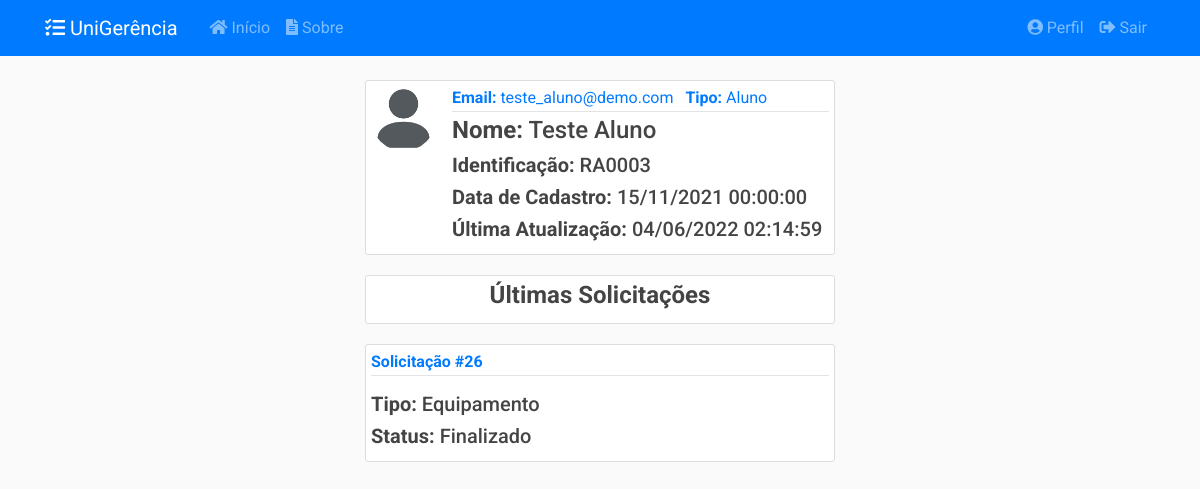
The page /usuarios/3 (signed in) on the database as committed earlier.
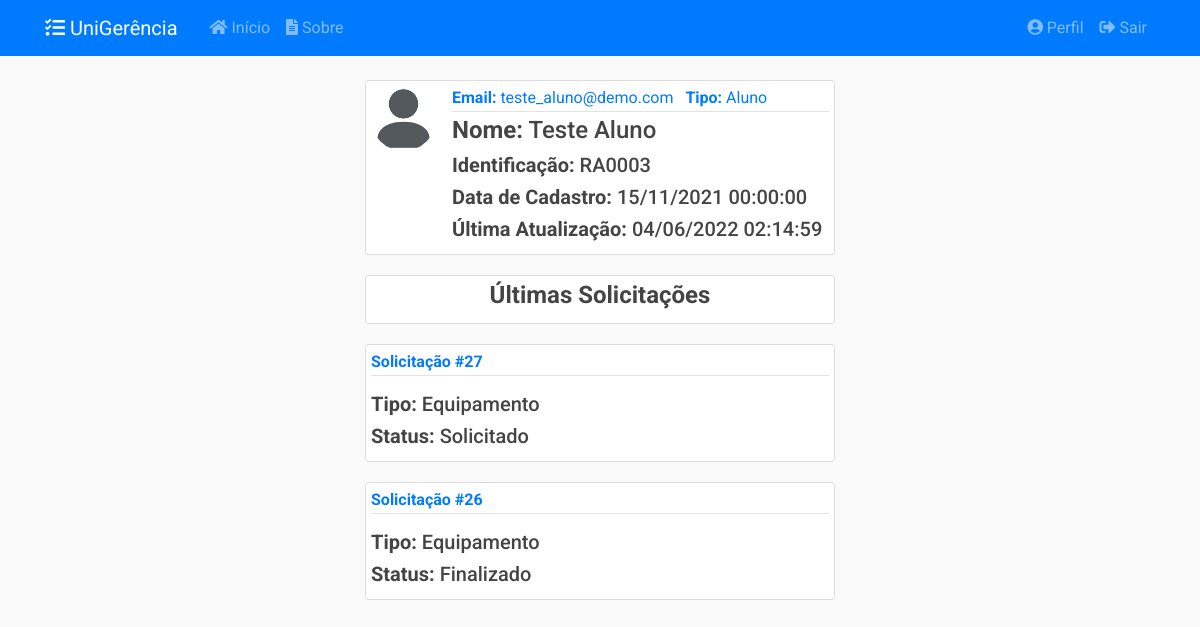
The same page on the database as committed later.
### app/models/usuarios.py (models this page shows, shortened)
class Usuario(db.Model, UserMixin):
    __tablename__ = 'usuarios'
    __table_args__ = {'extend_existing': True}
    id = db.Column(db.Integer, primary_key=True)
    nome = db.Column(db.String(100), nullable=False)
    identificacao = db.Column(db.String(20), unique=True, nullable=False)
    email = db.Column(db.String(100), unique=True, nullable=False)
    senha = db.Column(db.String(60), nullable=False)
    data_cadastro = db.Column(db.DateTime, nullable=False,
                              default=datetime.now().astimezone(fuso_horario))
    data_atualizacao = db.Column(db.DateTime, nullable=True)
    tipo = db.Column(db.Enum(TipoUsuario), nullable=False)
    ativo = db.Column(db.Boolean, nullable=False, default=True)
    imagem_perfil = db.Column(db.String(20), nullable=False,
                              default='default.jpg')
    posts = db.relationship('Post', backref='autor',
                            foreign_keys='Post.usuario_id', lazy=True)
    recipiente = db.relationship('Post', backref='destinatario',
                                 foreign_keys='Post.destinatario_id', lazy=True)
    solicitacoes = db.relationship('Solicitacao', backref='autor', lazy=True)
    relatorios = db.relationship('Relatorio', backref='autor', lazy=True)
    def recupera_id(usuario_id):
        return Usuario.query.filter_by(id=usuario_id).filter_by(ativo=True).first_or_404()
    @staticmethod
    def verifica_admin(self):
        if self.tipo.name == 'ADMIN':
            return True
        else:
            return False
    def __repr__(self):
        return f"{self.nome} ({self.identificacao})"

### app/models/solicitacoes.py (models this page shows, shortened)
class Solicitacao(db.Model):
    __tablename__ = 'solicitacoes'
    __table_args__ = {'extend_existing': True}
    id = db.Column(db.Integer, primary_key=True)
    status = db.Column(db.Enum(Status), default=Status.ABERTO.name)
    data_abertura = db.Column(db.DateTime, nullable=False,
                              default=datetime.now().astimezone(fuso_horario))
    data_inicio_pref = db.Column(db.Date, nullable=False)
    data_fim_pref = db.Column(db.Date, nullable=False)
    data_retirada = db.Column(db.DateTime, nullable=True)
    data_devolucao = db.Column(db.DateTime, nullable=True)
    data_cancelamento = db.Column(db.DateTime, nullable=True)
    data_finalizacao = db.Column(db.DateTime, nullable=True)
    quantidade = db.Column(db.Integer, nullable=False, default=0)
    descricao = db.Column(db.String(20), nullable=False)
    tipo = db.Column(db.String(20), nullable=False)
    ativo = db.Column(db.Boolean, nullable=False, default=True)
    usuario_id = db.Column(db.Integer, db.ForeignKey('usuarios.id'),
                           nullable=False)
    turno_id = db.Column(db.Integer, db.ForeignKey('turnos.id'),
                           nullable=False)
    turno = db.relationship('Turno', back_populates='solicitacoes')
    def recupera_ultimas_autor(usuario, limite):
        return Solicitacao.query.filter_by(autor=usuario).filter_by(
            ativo=True).order_by(Solicitacao.id.desc()).limit(limite)
    __mapper_args__ = {
        'polymorphic_identity': 'SOLICITACAO',
        'polymorphic_on': tipo
    }

class SolicitacaoEquipamento(Solicitacao):
    __tablename__ = 'solicitacoes_equipamentos'
    id = db.Column(db.Integer, db.ForeignKey('solicitacoes.id'), primary_key=True)
    tipo_eqp_id = db.Column(db.Integer, db.ForeignKey('tipos_equipamento.id'),
                           nullable=True)
    equipamentos = db.relationship('Equipamento', secondary=solicitacao_e,
                                   back_populates='solicitacoes')
    tipo_eqp = db.relationship('TipoEquipamento', back_populates='solicitacoes')
    __mapper_args__ = {
        'polymorphic_identity': 'EQUIPAMENTO'
    }

class Solicitacao(db.Model):
    __tablename__ = 'solicitacoes'
    __table_args__ = {'extend_existing': True}
    id = db.Column(db.Integer, primary_key=True)
    status = db.Column(db.Enum(Status), default=Status.ABERTO.name)
    data_abertura = db.Column(db.DateTime, nullable=False,
                              default=datetime.now().astimezone(fuso_horario))
    data_inicio_pref = db.Column(db.Date, nullable=False)
    data_fim_pref = db.Column(db.Date, nullable=False)
    data_retirada = db.Column(db.DateTime, nullable=True)
    data_devolucao = db.Column(db.DateTime, nullable=True)
    data_cancelamento = db.Column(db.DateTime, nullable=True)
    data_finalizacao = db.Column(db.DateTime, nullable=True)
    quantidade = db.Column(db.Integer, nullable=False, default=0)
    descricao = db.Column(db.String(20), nullable=False)
    tipo = db.Column(db.String(20), nullable=False)
    ativo = db.Column(db.Boolean, nullable=False, default=True)
    usuario_id = db.Column(db.Integer, db.ForeignKey('usuarios.id'),
                           nullable=False)
    turno_id = db.Column(db.Integer, db.ForeignKey('turnos.id'),
                           nullable=False)
    turno = db.relationship('Turno', back_populates='solicitacoes')
    def recupera_ultimas_autor(usuario, limite):
        return Solicitacao.query.filter_by(autor=usuario).filter_by(
            ativo=True).order_by(Solicitacao.id.desc()).limit(limite)
    __mapper_args__ = {
        'polymorphic_identity': 'SOLICITACAO',
        'polymorphic_on': tipo
    }

### app/controllers/usuarios.py (the view)
@usuarios.route("/<int:usuario_id>", methods=['GET'])
@login_required
@admin_required
def usuario(usuario_id):
    usuario = Usuario.recupera_id(usuario_id)
    solicitacoes = Solicitacao.recupera_ultimas_autor(usuario, 5)
    return render_template('usuarios/usuario.html',
                           title=usuario, usuario=usuario,
                           solicitacoes=solicitacoes)

### app/models/usuarios.py (called while the page is built)
@login_manager.user_loader
def load_user(user_id):
    return Usuario.query.get(int(user_id))

def admin_required(f):
    @wraps(f)
    def wrap(*args, **kwargs):
        if Usuario.verifica_admin(current_user):
            return f(*args, **kwargs)
        else:
            flash('Você não tem autorização para acessar esta página.', 'danger')
        return redirect(url_for('principal.inicio'))
    return wrap

### app/templates/usuarios/usuario.html
{% extends "layout.html" %}
{% block conteudo %}
<article class="media content-section">
    <img class="rounded-circle article-img" src="{{ url_for('static', filename='img_perfil/' + usuario.imagem_perfil) }}">
    <div class="media-body">
        <div class="article-metadata">
            <a class="mr-2"><strong>Email:</strong> {{ usuario.email }}</a>
            <a class="mr-2"><strong>Tipo:</strong> {{ usuario.tipo.value }}</a>
        </div>
        <h4 class="article-title"><strong>Nome:</strong> {{ usuario.nome }}</h4>
        <h5 class="article-content"><strong>Identificação:</strong> {{ usuario.identificacao }}</h5>
        <h5 class="article-content"><strong>Data de Cadastro:</strong> {{ usuario.data_cadastro.strftime('%d/%m/%Y %H:%M:%S') }}</h5>
        {% if usuario.data_atualizacao %}
            <h5 class="article-content"><strong>Última Atualização:</strong> {{ usuario.data_atualizacao.strftime('%d/%m/%Y %H:%M:%S') }}</h5>
        {% endif %}
    </div>
</article>
<article class="media content-section">
    <div class="media-body">
        <h4 class="article-content text-center"><strong>Últimas Solicitações</strong></h4>
    </div>
</article>
{% for solicitacao in solicitacoes %}
<article class="media content-section">
    <div class="media-body">
        <div class="article-metadata mb-3">
            <a class="mr-2" href="{{ url_for('solicitacoes.solicitacao', solicitacao_id=solicitacao.id )}}"><strong>Solicitação #{{ solicitacao.id }}</strong></a>
        </div>
        {% if solicitacao.tipo == 'EQUIPAMENTO' %}
        <h5 class="article-content"><strong>Tipo:</strong> Equipamento</h5>
        {% elif solicitacao.tipo == 'SALA' %}
        <h5 class="article-content"><strong>Tipo:</strong> Sala</h5>
        {% endif %}
        <h5 class="article-content"><strong>Status:</strong> {{ solicitacao.status.value }}</h5>
    </div>
</article>
{% endfor %}
{% endblock conteudo %}

### app/templates/layout.html (shortened to what this page needs)
<!DOCTYPE html>
<html>
<head>
    <link rel="stylesheet" type="text/css" href="{{ url_for('static', filename='css/bootstrap4.min.css') }}">
    <link rel="stylesheet" type="text/css" href="{{ url_for('static', filename='css/main.css') }}">
    <link rel="stylesheet" type="text/css" href="https://cdn.datatables.net/v/dt/jszip-2.5.0/dt-1.12.1/b-2.2.3/b-colvis-2.2.3/b-html5-2.2.3/b-print-2.2.3/cr-1.5.6/date-1.1.2/fh-3.2.3/r-2.3.0/rg-1.2.0/rr-1.2.8/sc-2.0.6/sp-2.0.1/sl-1.4.0/datatables.min.css"/>
    <link rel="stylesheet" type="text/css" href="{{ url_for('static', filename='css/select2.min.css') }}"/>
    <link rel="stylesheet" type="text/css" href="{{ url_for('static', filename='css/select2-bootstrap.min.css') }}">
    <link rel="stylesheet" type="text/css" href="https://pro.fontawesome.com/releases/v5.15.0/css/all.css">
</head>
<body>
    <header class="site-header">
        <nav class="navbar navbar-expand-md navbar-dark bg-primary fixed-top">
            <div class="container">
                <a class="navbar-brand mr-4" href="{{ url_for('principal.inicio') }}"><i class="fas fa-tasks"></i> UniGerência</a>
                <div class="collapse navbar-collapse" id="navbarToggle">
                    <div class="navbar-nav mr-auto">
                        <a class="nav-item nav-link" href="{{ url_for('principal.inicio') }}"><i class="fas fa-home"></i>&nbsp;Início</a>
                        <a class="nav-item nav-link" href="{{ url_for('principal.sobre') }}"><i class="fas fa-file-alt"></i>&nbsp;Sobre</a>
                    </div>
                    <div class="navbar-nav">
                    {% if current_user.is_authenticated %}
                        <a class="nav-item nav-link" href="{{ url_for('usuarios.perfil') }}"><i class="fas fa-user-circle"></i>&nbsp;Perfil</a>
                        <a class="nav-item nav-link" href="{{ url_for('usuarios.logout') }}"><i class="fas fa-sign-out-alt"></i>&nbsp;Sair</a>
                    {% else %}
                        <a class="nav-item nav-link" href="{{ url_for('usuarios.login') }}"><i class="fas fa-sign-in-alt"></i>&nbsp;Login</a>
                        <a class="nav-item nav-link" href="{{ url_for('usuarios.registrar') }}"><i class="fas fa-address-card"></i>&nbsp;Registre-se</a>
                    {% endif %}
                    </div>
                </div>
            </div>
        </nav>
    </header>
    <main role="main" class="container-fluid">
        <div class="row justify-content-lg-center">
            <div class="col-lg-5 align-self-lg-center">
            {% block conteudo %}{% endblock %}
            </div>
        </div>
    </main>
</body>
</html>

### app/static/css/main.css (style rules this page uses)
body { background: #fafafad5; color: #333333; margin-top: 5rem; font-family: 'Roboto' !important; }
h1, h2, h3, h4, h5, h6 { color: #444444; }
html { scroll-behavior: smooth; }
.content-section { background: #ffffff; padding: 5px 5px; border: 1px solid #dddddd; border-radius: 3px; margin-bottom: 20px; }
.article-title { color: #444444; }
.article-content { white-space: pre-line; }
.article-img { height: 65px; width: 65px; margin-right: 16px; }
.article-metadata { padding-bottom: 1px; margin-bottom: 4px; border-bottom: 1px solid #e3e3e3 }

Rows that differ between the two databases and show on the page:
added SolicitacaoEquipamento: id "27", status.value "Solicitado"
